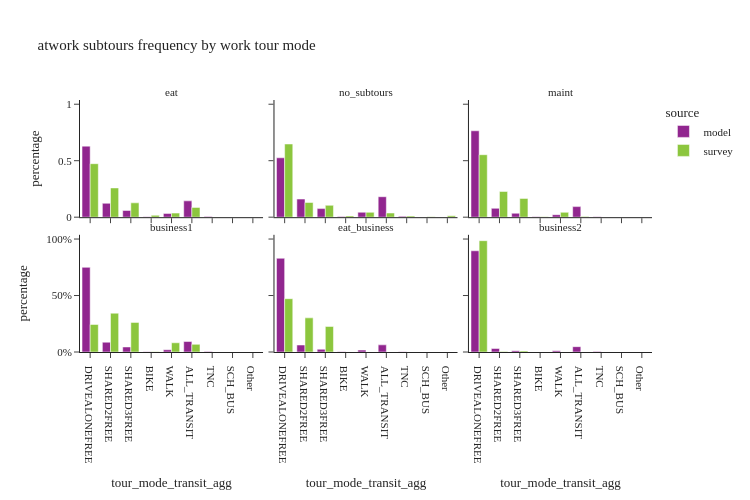

The notebook cell saved with this chart:
### Code cell
util.plot_share_facetbar(work_tour, 'tour_weight', share_col="tour_mode_transit_agg", title="atwork subtours frequency by work tour mode", 
                             facet_col='atwork_subtour_frequency', facet_col_wrap=3, height=500, orientation='v')

### Figure 1 — Plotly figure (JSON) as saved in the notebook; plotly's stock layout.template omitted (floating-point values rounded to 4 significant figures)
{"data": [{"alignmentgroup": "True", "customdata": [[138469], [27046], [13055], [1010], [7364], [31791], [1431]], "hovertemplate": "source=model<br>atwork_subtour_frequency=eat<br>tour_mode_transit_agg=%{x}<br>percentage=%{y}<br>sample_size=%{customdata[0]}<extra></extra>", "legendgroup": "model", "marker": {"color": "#91268F", "pattern": {"shape": ""}}, "name": "model", "offsetgroup": "model", "orientation": "v", "showlegend": true, "textposition": "auto", "type": "bar", "x": ["DRIVEALONEFREE", "SHARED2FREE", "SHARED3FREE", "BIKE", "WALK", "ALL_TRANSIT", "TNC"], "xaxis": "x4", "y": [0.6289, 0.1228, 0.0593, 0.004587, 0.03345, 0.1444, 0.0065], "yaxis": "y4"}, {"alignmentgroup": "True", "customdata": [[384173], [117200], [55486], [4594], [31757], [132296], [5364]], "hovertemplate": "source=model<br>atwork_subtour_frequency=no_subtours<br>tour_mode_transit_agg=%{x}<br>percentage=%{y}<br>sample_size=%{customdata[0]}<extra></extra>", "legendgroup": "model", "marker": {"color": "#91268F", "pattern": {"shape": ""}}, "name": "model", "offsetgroup": "model", "orientation": "v", "showlegend": false, "textposition": "auto", "type": "bar", "x": ["DRIVEALONEFREE", "SHARED2FREE", "SHARED3FREE", "BIKE", "WALK", "ALL_TRANSIT", "TNC"], "xaxis": "x5", "y": [0.5256, 0.1604, 0.07592, 0.006286, 0.04345, 0.181, 0.007339], "yaxis": "y5"}, {"alignmentgroup": "True", "customdata": [[27562], [2819], [1247], [104], [794], [3371], [144]], "hovertemplate": "source=model<br>atwork_subtour_frequency=maint<br>tour_mode_transit_agg=%{x}<br>percentage=%{y}<br>sample_size=%{customdata[0]}<extra></extra>", "legendgroup": "model", "marker": {"color": "#91268F", "pattern": {"shape": ""}}, "name": "model", "offsetgroup": "model", "orientation": "v", "showlegend": false, "textposition": "auto", "type": "bar", "x": ["DRIVEALONEFREE", "SHARED2FREE", "SHARED3FREE", "BIKE", "WALK", "ALL_TRANSIT", "TNC"], "xaxis": "x6", "y": [0.7647, 0.07822, 0.0346, 0.002886, 0.02203, 0.09353, 0.003995], "yaxis": "y6"}, {"alignmentgroup": "True", "customdata": [[33256], [3847], [1972], [131], [883], [4119], [171]], "hovertemplate": "source=model<br>atwork_subtour_frequency=business1<br>tour_mode_transit_agg=%{x}<br>percentage=%{y}<br>sample_size=%{customdata[0]}<extra></extra>", "legendgroup": "model", "marker": {"color": "#91268F", "pattern": {"shape": ""}}, "name": "model", "offsetgroup": "model", "orientation": "v", "showlegend": false, "textposition": "auto", "type": "bar", "x": ["DRIVEALONEFREE", "SHARED2FREE", "SHARED3FREE", "BIKE", "WALK", "ALL_TRANSIT", "TNC"], "xaxis": "x", "y": [0.7494, 0.08669, 0.04444, 0.002952, 0.0199, 0.09281, 0.003853], "yaxis": "y"}, {"alignmentgroup": "True", "customdata": [[2283], [170], [66], [4], [46], [174], [9]], "hovertemplate": "source=model<br>atwork_subtour_frequency=eat_business<br>tour_mode_transit_agg=%{x}<br>percentage=%{y}<br>sample_size=%{customdata[0]}<extra></extra>", "legendgroup": "model", "marker": {"color": "#91268F", "pattern": {"shape": ""}}, "name": "model", "offsetgroup": "model", "orientation": "v", "showlegend": false, "textposition": "auto", "type": "bar", "x": ["DRIVEALONEFREE", "SHARED2FREE", "SHARED3FREE", "BIKE", "WALK", "ALL_TRANSIT", "TNC"], "xaxis": "x2", "y": [0.8296, 0.06177, 0.02398, 0.001453, 0.01672, 0.06323, 0.00327], "yaxis": "y2"}, {"alignmentgroup": "True", "customdata": [[1292], [45], [17], [15], [68], [5]], "hovertemplate": "source=model<br>atwork_subtour_frequency=business2<br>tour_mode_transit_agg=%{x}<br>percentage=%{y}<br>sample_size=%{customdata[0]}<extra></extra>", "legendgroup": "model", "marker": {"color": "#91268F", "pattern": {"shape": ""}}, "name": "model", "offsetgroup": "model", "orientation": "v", "showlegend": false, "textposition": "auto", "type": "bar", "x": ["DRIVEALONEFREE", "SHARED2FREE", "SHARED3FREE", "WALK", "ALL_TRANSIT", "TNC"], "xaxis": "x3", "y": [0.896, 0.03121, 0.01179, 0.0104, 0.04716, 0.003467], "yaxis": "y3"}, {"alignmentgroup": "True", "customdata": [[46], [13], [10], [6], [15], [31], [1]], "hovertemplate": "source=survey<br>atwork_subtour_frequency=eat<br>tour_mode_transit_agg=%{x}<br>percentage=%{y}<br>sample_size=%{customdata[0]}<extra></extra>", "legendgroup": "survey", "marker": {"color": "#8CC63E", "pattern": {"shape": ""}}, "name": "survey", "offsetgroup": "survey", "orientation": "v", "showlegend": true, "textposition": "auto", "type": "bar", "x": ["DRIVEALONEFREE", "SHARED2FREE", "SHARED3FREE", "BIKE", "WALK", "ALL_TRANSIT", "TNC"], "xaxis": "x4", "y": [0.4734, 0.2589, 0.1269, 0.01655, 0.03594, 0.08678, 0.001522], "yaxis": "y4"}, {"alignmentgroup": "True", "customdata": [[1479], [282], [118], [125], [251], [395], [2], [24], [30]], "hovertemplate": "source=survey<br>atwork_subtour_frequency=no_subtours<br>tour_mode_transit_agg=%{x}<br>percentage=%{y}<br>sample_size=%{customdata[0]}<extra></extra>", "legendgroup": "survey", "marker": {"color": "#8CC63E", "pattern": {"shape": ""}}, "name": "survey", "offsetgroup": "survey", "orientation": "v", "showlegend": false, "textposition": "auto", "type": "bar", "x": ["DRIVEALONEFREE", "SHARED2FREE", "SHARED3FREE", "BIKE", "WALK", "ALL_TRANSIT", "SCH_BUS", "TNC", "Other"], "xaxis": "x5", "y": [0.6478, 0.1301, 0.105, 0.01153, 0.04277, 0.03663, 0.00371, 0.009573, 0.01293], "yaxis": "y5"}, {"alignmentgroup": "True", "customdata": [[47], [13], [5], [6], [10], [12], [2]], "hovertemplate": "source=survey<br>atwork_subtour_frequency=maint<br>tour_mode_transit_agg=%{x}<br>percentage=%{y}<br>sample_size=%{customdata[0]}<extra></extra>", "legendgroup": "survey", "marker": {"color": "#8CC63E", "pattern": {"shape": ""}}, "name": "survey", "offsetgroup": "survey", "orientation": "v", "showlegend": false, "textposition": "auto", "type": "bar", "x": ["DRIVEALONEFREE", "SHARED2FREE", "SHARED3FREE", "BIKE", "WALK", "ALL_TRANSIT", "Other"], "xaxis": "x6", "y": [0.553, 0.2275, 0.1661, 0.004031, 0.04284, 0.006517, 0.0], "yaxis": "y6"}, {"alignmentgroup": "True", "customdata": [[30], [12], [11], [4], [2], [9]], "hovertemplate": "source=survey<br>atwork_subtour_frequency=business1<br>tour_mode_transit_agg=%{x}<br>percentage=%{y}<br>sample_size=%{customdata[0]}<extra></extra>", "legendgroup": "survey", "marker": {"color": "#8CC63E", "pattern": {"shape": ""}}, "name": "survey", "offsetgroup": "survey", "orientation": "v", "showlegend": false, "textposition": "auto", "type": "bar", "x": ["DRIVEALONEFREE", "SHARED2FREE", "SHARED3FREE", "BIKE", "WALK", "ALL_TRANSIT"], "xaxis": "x", "y": [0.2436, 0.3435, 0.2622, 0.001492, 0.08174, 0.06751], "yaxis": "y"}, {"alignmentgroup": "True", "customdata": [[2], [1], [1]], "hovertemplate": "source=survey<br>atwork_subtour_frequency=eat_business<br>tour_mode_transit_agg=%{x}<br>percentage=%{y}<br>sample_size=%{customdata[0]}<extra></extra>", "legendgroup": "survey", "marker": {"color": "#8CC63E", "pattern": {"shape": ""}}, "name": "survey", "offsetgroup": "survey", "orientation": "v", "showlegend": false, "textposition": "auto", "type": "bar", "x": ["DRIVEALONEFREE", "SHARED2FREE", "SHARED3FREE"], "xaxis": "x2", "y": [0.4718, 0.3022, 0.226], "yaxis": "y2"}, {"alignmentgroup": "True", "customdata": [[6], [1], [1], [1]], "hovertemplate": "source=survey<br>atwork_subtour_frequency=business2<br>tour_mode_transit_agg=%{x}<br>percentage=%{y}<br>sample_size=%{customdata[0]}<extra></extra>", "legendgroup": "survey", "marker": {"color": "#8CC63E", "pattern": {"shape": ""}}, "name": "survey", "offsetgroup": "survey", "orientation": "v", "showlegend": false, "textposition": "auto", "type": "bar", "x": ["DRIVEALONEFREE", "SHARED2FREE", "SHARED3FREE", "ALL_TRANSIT"], "xaxis": "x3", "y": [0.9855, 0.005106, 0.00941, 0.0], "yaxis": "y3"}], "layout": {"annotations": [{"font": {}, "showarrow": false, "text": "business1", "x": 0.16, "xanchor": "center", "xref": "paper", "y": 0.465, "yanchor": "bottom", "yref": "paper"}, {"font": {}, "showarrow": false, "text": "eat_business", "x": 0.5, "xanchor": "center", "xref": "paper", "y": 0.465, "yanchor": "bottom", "yref": "paper"}, {"font": {}, "showarrow": false, "text": "business2", "x": 0.84, "xanchor": "center", "xref": "paper", "y": 0.465, "yanchor": "bottom", "yref": "paper"}, {"font": {}, "showarrow": false, "text": "eat", "x": 0.16, "xanchor": "center", "xref": "paper", "y": 1.0, "yanchor": "bottom", "yref": "paper"}, {"font": {}, "showarrow": false, "text": "no_subtours", "x": 0.5, "xanchor": "center", "xref": "paper", "y": 1.0, "yanchor": "bottom", "yref": "paper"}, {"font": {}, "showarrow": false, "text": "maint", "x": 0.84, "xanchor": "center", "xref": "paper", "y": 1.0, "yanchor": "bottom", "yref": "paper"}], "barmode": "group", "height": 500, "legend": {"title": {"text": "source"}, "tracegroupgap": 0}, "title": {"text": "atwork subtours frequency by work tour mode"}, "width": 750, "xaxis": {"anchor": "y", "domain": [0.0, 0.32], "title": {"text": "tour_mode_transit_agg"}}, "xaxis2": {"anchor": "y2", "domain": [0.34, 0.66], "matches": "x", "title": {"text": "tour_mode_transit_agg"}}, "xaxis3": {"anchor": "y3", "domain": [0.68, 1.0], "matches": "x", "title": {"text": "tour_mode_transit_agg"}}, "xaxis4": {"anchor": "y4", "domain": [0.0, 0.32], "matches": "x", "showticklabels": false}, "xaxis5": {"anchor": "y5", "domain": [0.34, 0.66], "matches": "x", "showticklabels": false}, "xaxis6": {"anchor": "y6", "domain": [0.68, 1.0], "matches": "x", "showticklabels": false}, "yaxis": {"anchor": "x", "domain": [0.0, 0.465], "tickformat": ".0%", "title": {"text": "percentage"}}, "yaxis2": {"anchor": "x2", "domain": [0.0, 0.465], "matches": "y", "showticklabels": false, "tickformat": ".0%"}, "yaxis3": {"anchor": "x3", "domain": [0.0, 0.465], "matches": "y", "showticklabels": false}, "yaxis4": {"anchor": "x4", "domain": [0.535, 1.0], "matches": "y", "title": {"text": "percentage"}}, "yaxis5": {"anchor": "x5", "domain": [0.535, 1.0], "matches": "y", "showticklabels": false}, "yaxis6": {"anchor": "x6", "domain": [0.535, 1.0], "matches": "y", "showticklabels": false}}}
